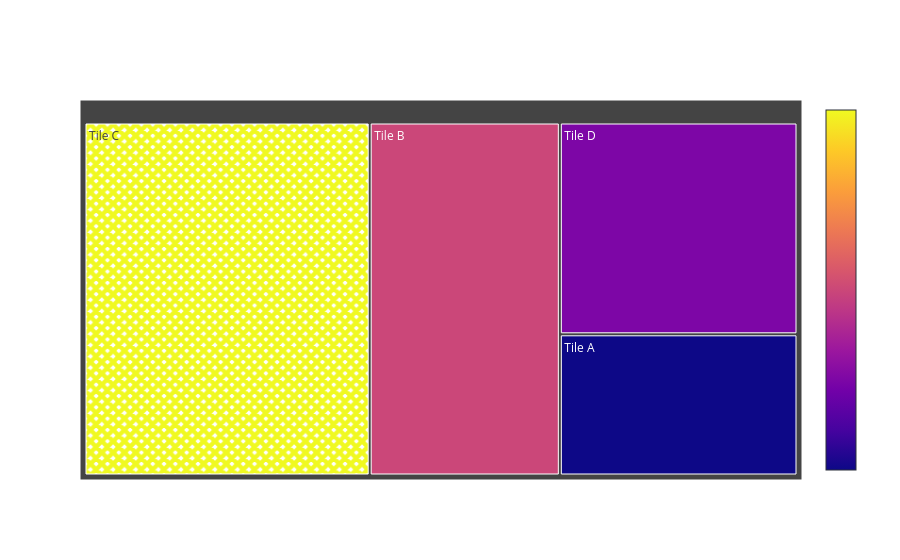

Notebook code cell kept with this figure:
### Code cell
import plotly.graph_objects as go

# Example dataframe structure
df_new2 = pd.DataFrame()
df_new2['value'] = [100, 200, 300, 150]  # the values for the treemap
df_new2['id'] = ['A', 'B', 'C', 'D']
df_new2['label'] = ['Tile A', 'Tile B', 'Tile C', 'Tile D']
df_new2['parent'] = ['', '', '', '']  # top-level nodes have no parent
df_new2['color'] = [0.5, 0.2, 0.8, 0.6]

df_new2['pattern_shape'] = df_new2['id'].apply(lambda x: 'x' if x == 'C' else '')
df_new2['fgcolor'] = df_new2['id'].apply(lambda x: 'yellow' if x == 'C' else '')
df_new2['bgcolor'] = df_new2['id'].apply(lambda x: 'lightgreen' if x == 'C' else '')



fig = go.Figure(go.Treemap(
    ids=df_new2['id'],
    labels=df_new2['label'],
    parents=df_new2['parent'],
    values=df_new2['value'],
    branchvalues='total',
    marker=dict(
        pattern=dict(
            shape=df_new2['pattern_shape'],
            solidity=0.8
        ),
    ),
))

# fig.update_layout(
#     template="plotly_dark", paper_bgcolor=CUSTOM_BG, plot_bgcolor=PLOT_BG, font_color=FONT_COL,
#     margin=dict(t=50,l=30,r=50,b=20), title=title_txt
# )
# fig.update_coloraxes(colorbar=dict(title=metric_col,
#                                     tickfont=dict(color=FONT_COL),
#                                     titlefont=dict(color=FONT_COL)))

fig.update_traces(marker_colorbar=dict(
                    tickfont=dict(color=FONT_COL),
                    titlefont=dict(color=FONT_COL),
                    outlinecolor="#2a2f3a"
                    )
                 )

fig.show()

### Figure 1 — Plotly figure (JSON) as saved in the notebook; plotly's stock layout.template omitted (floating-point values rounded to 4 significant figures)
{"data": [{"branchvalues": "total", "ids": ["A", "B", "C", "D"], "labels": ["Tile A", "Tile B", "Tile C", "Tile D"], "marker": {"colorbar": {"outlinecolor": "#2a2f3a", "tickfont": {"color": "#ffffff"}, "title": {"font": {"color": "#ffffff"}}}, "pattern": {"shape": ["", "", "x", ""], "solidity": 0.8}}, "parents": ["", "", "", ""], "type": "treemap", "values": [100, 200, 300, 150]}], "layout": {}}
